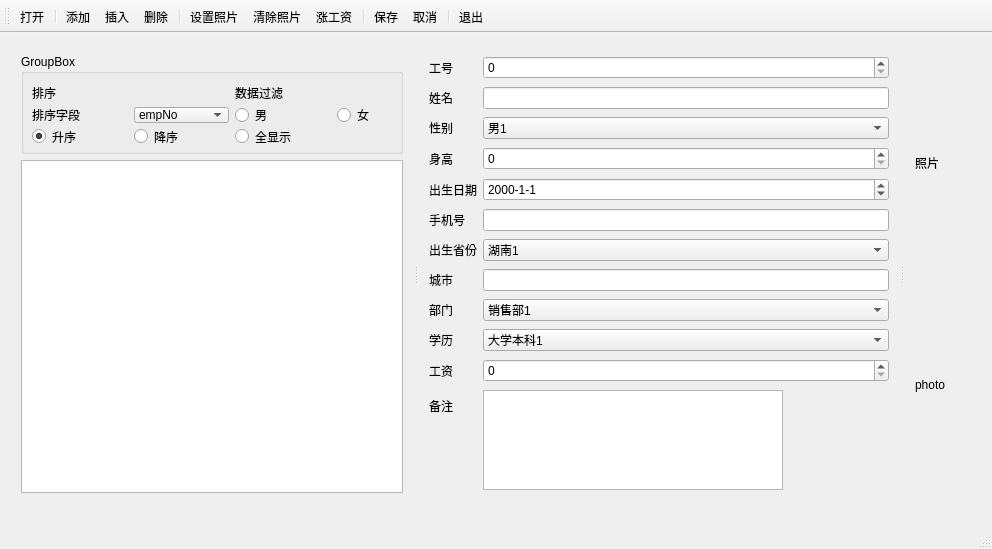
<?xml version="1.0" encoding="UTF-8"?>
<ui version="4.0">
 <class>MainWindow</class>
 <widget class="QMainWindow" name="MainWindow">
  <property name="geometry">
   <rect>
    <x>0</x>
    <y>0</y>
    <width>992</width>
    <height>549</height>
   </rect>
  </property>
  <property name="windowTitle">
   <string>MainWindow</string>
  </property>
  <widget class="QWidget" name="centralWidget">
   <widget class="QSplitter" name="splitter_2">
    <property name="geometry">
     <rect>
      <x>10</x>
      <y>10</y>
      <width>971</width>
      <height>461</height>
     </rect>
    </property>
    <property name="orientation">
     <enum>Qt::Horizontal</enum>
    </property>
    <widget class="QSplitter" name="splitter">
     <property name="orientation">
      <enum>Qt::Horizontal</enum>
     </property>
     <widget class="QWidget" name="layoutWidget">
      <layout class="QVBoxLayout" name="verticalLayout">
       <item>
        <widget class="QGroupBox" name="groupBoxSort">
         <property name="minimumSize">
          <size>
           <width>0</width>
           <height>100</height>
          </size>
         </property>
         <property name="title">
          <string>GroupBox</string>
         </property>
         <widget class="QWidget" name="layoutWidget">
          <property name="geometry">
           <rect>
            <x>0</x>
            <y>20</y>
            <width>422</width>
            <height>81</height>
           </rect>
          </property>
          <layout class="QGridLayout" name="gridLayout">
           <item row="2" column="1">
            <widget class="QRadioButton" name="radioBtnDescend">
             <property name="text">
              <string>降序</string>
             </property>
            </widget>
           </item>
           <item row="1" column="1">
            <widget class="QComboBox" name="comboFields">
             <item>
              <property name="text">
               <string>empNo</string>
              </property>
             </item>
            </widget>
           </item>
           <item row="0" column="0">
            <widget class="QLabel" name="label">
             <property name="text">
              <string>排序</string>
             </property>
            </widget>
           </item>
           <item row="1" column="0">
            <widget class="QLabel" name="label_3">
             <property name="text">
              <string>排序字段</string>
             </property>
            </widget>
           </item>
           <item row="0" column="2">
            <widget class="QLabel" name="label_2">
             <property name="text">
              <string>数据过滤</string>
             </property>
            </widget>
           </item>
           <item row="2" column="0">
            <widget class="QRadioButton" name="radioBtnAscend">
             <property name="text">
              <string>升序</string>
             </property>
             <property name="checked">
              <bool>true</bool>
             </property>
            </widget>
           </item>
           <item row="1" column="2">
            <widget class="QRadioButton" name="radioBtnMan">
             <property name="text">
              <string>男</string>
             </property>
            </widget>
           </item>
           <item row="1" column="3">
            <widget class="QRadioButton" name="radioBtnWoman">
             <property name="text">
              <string>女</string>
             </property>
            </widget>
           </item>
           <item row="2" column="2">
            <widget class="QRadioButton" name="radioBtnBoth">
             <property name="text">
              <string>全显示</string>
             </property>
            </widget>
           </item>
          </layout>
         </widget>
        </widget>
       </item>
       <item>
        <widget class="QTableView" name="tableView"/>
       </item>
      </layout>
     </widget>
     <widget class="QWidget" name="formLayoutWidget">
      <layout class="QFormLayout" name="formLayout">
       <item row="0" column="0">
        <widget class="QLabel" name="label_4">
         <property name="text">
          <string>工号</string>
         </property>
        </widget>
       </item>
       <item row="0" column="1">
        <widget class="QSpinBox" name="dbSpinEmpNo">
         <property name="maximum">
          <number>99999</number>
         </property>
        </widget>
       </item>
       <item row="1" column="0">
        <widget class="QLabel" name="label_5">
         <property name="text">
          <string>姓名</string>
         </property>
        </widget>
       </item>
       <item row="1" column="1">
        <widget class="QLineEdit" name="dbEditName"/>
       </item>
       <item row="2" column="0">
        <widget class="QLabel" name="label_6">
         <property name="text">
          <string>性别</string>
         </property>
        </widget>
       </item>
       <item row="2" column="1">
        <widget class="QComboBox" name="dbComboSex">
         <item>
          <property name="text">
           <string>男1</string>
          </property>
         </item>
        </widget>
       </item>
       <item row="3" column="0">
        <widget class="QLabel" name="label_7">
         <property name="text">
          <string>身高</string>
         </property>
        </widget>
       </item>
       <item row="3" column="1">
        <widget class="QSpinBox" name="dbSpinHeight"/>
       </item>
       <item row="4" column="0">
        <widget class="QLabel" name="label_8">
         <property name="text">
          <string>出生日期</string>
         </property>
        </widget>
       </item>
       <item row="4" column="1">
        <widget class="QDateEdit" name="dbEditBirth">
         <property name="displayFormat">
          <string>yyyy-M-d</string>
         </property>
        </widget>
       </item>
       <item row="5" column="0">
        <widget class="QLabel" name="label_9">
         <property name="text">
          <string>手机号</string>
         </property>
        </widget>
       </item>
       <item row="5" column="1">
        <widget class="QLineEdit" name="dbEditMobile"/>
       </item>
       <item row="6" column="0">
        <widget class="QLabel" name="label_10">
         <property name="text">
          <string>出生省份</string>
         </property>
        </widget>
       </item>
       <item row="6" column="1">
        <widget class="QComboBox" name="dbComboProvince">
         <item>
          <property name="text">
           <string>湖南1</string>
          </property>
         </item>
         <item>
          <property name="text">
           <string>河北</string>
          </property>
         </item>
        </widget>
       </item>
       <item row="7" column="0">
        <widget class="QLabel" name="label_11">
         <property name="text">
          <string>城市</string>
         </property>
        </widget>
       </item>
       <item row="7" column="1">
        <widget class="QLineEdit" name="dbEditCity"/>
       </item>
       <item row="8" column="0">
        <widget class="QLabel" name="label_12">
         <property name="text">
          <string>部门</string>
         </property>
        </widget>
       </item>
       <item row="8" column="1">
        <widget class="QComboBox" name="dbComboDep">
         <item>
          <property name="text">
           <string>销售部1</string>
          </property>
         </item>
        </widget>
       </item>
       <item row="9" column="0">
        <widget class="QLabel" name="label_13">
         <property name="text">
          <string>学历</string>
         </property>
        </widget>
       </item>
       <item row="9" column="1">
        <widget class="QComboBox" name="dbComboEdu">
         <item>
          <property name="text">
           <string>大学本科1</string>
          </property>
         </item>
        </widget>
       </item>
       <item row="10" column="0">
        <widget class="QLabel" name="label_14">
         <property name="text">
          <string>工资</string>
         </property>
        </widget>
       </item>
       <item row="10" column="1">
        <widget class="QSpinBox" name="dbSpinSalary">
         <property name="maximum">
          <number>99999</number>
         </property>
        </widget>
       </item>
       <item row="11" column="0">
        <widget class="QLabel" name="label_15">
         <property name="text">
          <string>备注</string>
         </property>
        </widget>
       </item>
       <item row="11" column="1">
        <widget class="QTextEdit" name="dbEditMemo">
         <property name="maximumSize">
          <size>
           <width>300</width>
           <height>100</height>
          </size>
         </property>
        </widget>
       </item>
      </layout>
     </widget>
    </widget>
    <widget class="QWidget" name="gridLayoutWidget_2">
     <layout class="QGridLayout" name="gridLayout_2">
      <item row="0" column="0">
       <widget class="QLabel" name="dbLabPhoto">
        <property name="text">
         <string>照片</string>
        </property>
       </widget>
      </item>
      <item row="1" column="0">
       <widget class="QLabel" name="label_17">
        <property name="text">
         <string>photo</string>
        </property>
       </widget>
      </item>
     </layout>
    </widget>
   </widget>
  </widget>
  <widget class="QMenuBar" name="menuBar">
   <property name="geometry">
    <rect>
     <x>0</x>
     <y>0</y>
     <width>992</width>
     <height>22</height>
    </rect>
   </property>
  </widget>
  <widget class="QToolBar" name="mainToolBar">
   <attribute name="toolBarArea">
    <enum>TopToolBarArea</enum>
   </attribute>
   <attribute name="toolBarBreak">
    <bool>false</bool>
   </attribute>
   <addaction name="actOpenDB"/>
   <addaction name="separator"/>
   <addaction name="actRecAppend"/>
   <addaction name="actRecInsert"/>
   <addaction name="actRecDelete"/>
   <addaction name="separator"/>
   <addaction name="actPhoto"/>
   <addaction name="actPhotoClear"/>
   <addaction name="actScan"/>
   <addaction name="separator"/>
   <addaction name="actSubmit"/>
   <addaction name="actRevert"/>
   <addaction name="separator"/>
   <addaction name="actQuit"/>
  </widget>
  <widget class="QStatusBar" name="statusBar"/>
  <action name="actOpenDB">
   <property name="text">
    <string>打开</string>
   </property>
   <property name="toolTip">
    <string>打开</string>
   </property>
  </action>
  <action name="actRecAppend">
   <property name="text">
    <string>添加</string>
   </property>
   <property name="toolTip">
    <string>添加</string>
   </property>
  </action>
  <action name="actRecInsert">
   <property name="text">
    <string>插入</string>
   </property>
   <property name="toolTip">
    <string>插入</string>
   </property>
  </action>
  <action name="actRecDelete">
   <property name="text">
    <string>删除</string>
   </property>
   <property name="toolTip">
    <string>删除</string>
   </property>
  </action>
  <action name="actPhoto">
   <property name="text">
    <string>设置照片</string>
   </property>
   <property name="toolTip">
    <string>设置照片</string>
   </property>
  </action>
  <action name="actPhotoClear">
   <property name="text">
    <string>清除照片</string>
   </property>
   <property name="toolTip">
    <string>清除照片</string>
   </property>
  </action>
  <action name="actScan">
   <property name="text">
    <string>涨工资</string>
   </property>
   <property name="toolTip">
    <string>涨工资</string>
   </property>
  </action>
  <action name="actSubmit">
   <property name="text">
    <string>保存</string>
   </property>
   <property name="toolTip">
    <string>保存</string>
   </property>
  </action>
  <action name="actRevert">
   <property name="text">
    <string>取消</string>
   </property>
   <property name="toolTip">
    <string>取消</string>
   </property>
  </action>
  <action name="actQuit">
   <property name="text">
    <string>退出</string>
   </property>
   <property name="toolTip">
    <string>退出</string>
   </property>
  </action>
 </widget>
 <layoutdefault spacing="6" margin="11"/>
 <resources/>
 <connections>
  <connection>
   <sender>actQuit</sender>
   <signal>triggered()</signal>
   <receiver>MainWindow</receiver>
   <slot>close()</slot>
   <hints>
    <hint type="sourcelabel">
     <x>-1</x>
     <y>-1</y>
    </hint>
    <hint type="destinationlabel">
     <x>495</x>
     <y>274</y>
    </hint>
   </hints>
  </connection>
 </connections>
</ui>
